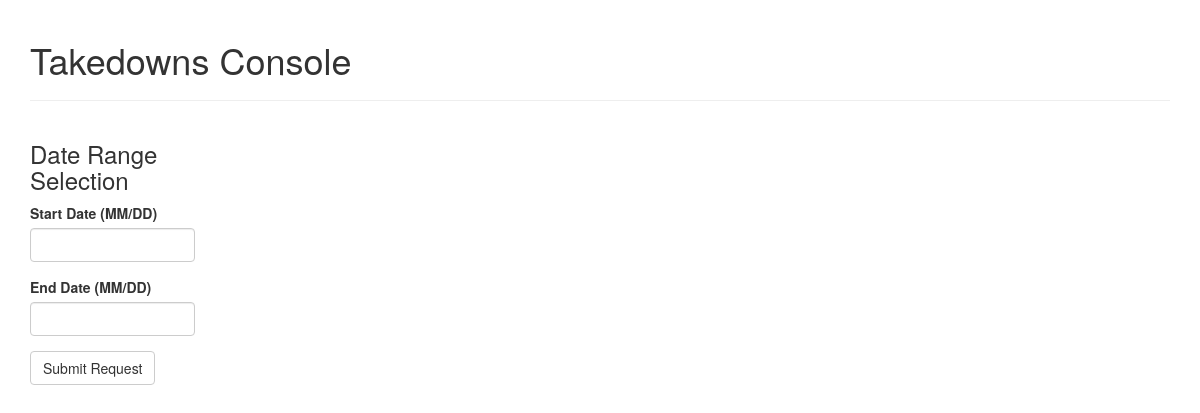
/tdconsole, run on an earlier commit of the app's database.
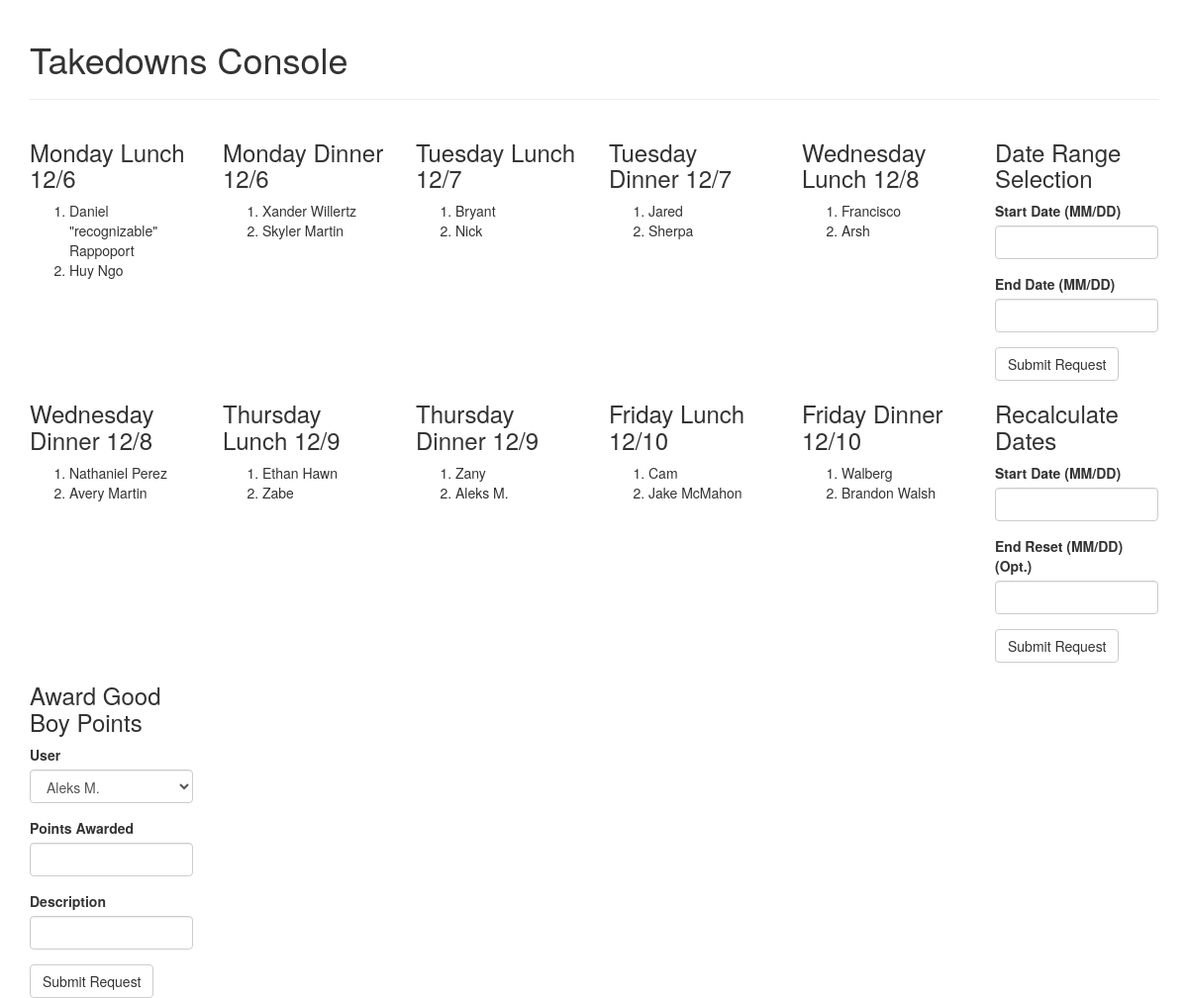
And on a later commit of the database.
### tables this page shows
CREATE TABLE users (
            uid INTEGER PRIMARY KEY AUTOINCREMENT,
            pname TEXT,
            email TEXT UNIQUE,
            newMember INTEGER
        );

### app/routes.py (the view, shortened to what this page needs)
@app.route("/", methods=['POST', 'GET'])
@app.route("/tdconsole", methods=['POST', 'GET'])
def tdconsole():
    dateInput = DateInput()
    solveDates = SolveDateForm()
    gbpf = GoodBoyPointForm()
    utdsf = UpdateTakedownsSheet()
    message = None
    if utdsf.submit.data and utdsf.password.data and utdsf.password.data == "hunter2" and utdsf.validate_on_submit():
        algoSesh.updateTakedowns()
    if "startDate" in request.cookies:
        startDate = request.cookies.get("startDate")
        endDate = request.cookies.get("endDate")
        startDatetime = datetime.datetime.strptime(startDate, "%m/%d/%Y")
        endDatetime = datetime.datetime.strptime(
            endDate, "%m/%d/%Y") + datetime.timedelta(days=1)
        data = algoSesh.getAssignments(startDatetime, endDatetime)
        return render_template("tdconsole.html", utdsf=utdsf, gbpf=gbpf, message=message, dataRows=data, dateInput=dateInput, clearDate=solveDates)
    else:
        startDatetime = datetime.datetime.now() - datetime.timedelta(days=(datetime.datetime.now().weekday()))
        endDatetime = startDatetime + datetime.timedelta(days=40)
        data = algoSesh.getAssignments(startDatetime, endDatetime)
        return render_template("tdconsole.html", utdsf=utdsf, gbpf=gbpf, message=message, dataRows=data, dateInput=dateInput, clearDate=solveDates)

### app/forms.py
class DateInput(FlaskForm):
    startDate = StringField(
        "Start Date (MM/DD)", validators=[DataRequired(), Regexp(r"^[0-9]{2}/[0-9]{2}$")])
    endDate = StringField(
        "End Date (MM/DD)", validators=[DataRequired(), Regexp(r"^[0-9]{2}/[0-9]{2}$")])
    submit = SubmitField("Submit Request")

class SolveDateForm(FlaskForm):
    resetDate = StringField(
        "Start Date (MM/DD)", validators=[DataRequired(), Regexp(r"^[0-9]{2}/[0-9]{2}$")])
    endResetDate = StringField(
        "End Reset (MM/DD) (Opt.)", validators=[Regexp(r"^[0-9]{2}/[0-9]{2}$")])
    submit = SubmitField("Submit Request")

### app/db/__init__.py (called while the page is built)
    def connect(self):
        return sqlite3.connect(PATH)

    def getDates(self, startDate, endDate):  # Working
        conn = self.connect()
        c = conn.cursor()
        ret = [x for x in c.execute("SELECT dateId, tid FROM schedule WHERE date BETWEEN ? AND ?", (startDate, endDate))]
        c.close()
        conn.close()
        return ret

### app/templates/tdconsole.html (shortened to what this page needs)
{% extends "base.html" %}
{% import "bootstrap/wtf.html" as wtf %}
{% block app_content %}
<div class="container">
  <br>
  <h1>Takedowns Console</h1>
  <hr>
  {% for row in dataRows %}
  <div class="row">
    {% for day in row %}
    <div class="col-md-2">
      <h3>{{ day[0] }}</h3>
      <ol>
        {% for as in day[1] %}
        <li>{{ as }}</li>
        {% endfor %}
      </ol>
    </div>
    {% endfor %}
    {% if row == dataRows[0] %}
    <div class="col-md-2">
      <h3>Date Range Selection</h3>
      {{ wtf.quick_form(dateInput) }}
    </div>
    {% endif %}
    {% if row == dataRows[1] %}
    <div class="col-md-2">
      <h3>Recalculate Dates</h3>
      {{ wtf.quick_form(clearDate) }}
    </div>
    {% endif %}
    {% if row == dataRows[2] %}
    <div class="col-md-2">
      <h3>Award Good Boy Points</h3>
      {{ wtf.quick_form(gbpf) }}
    </div>
    {% endif %}
  </div>
  {% endfor %}
</div>
{% endblock %}

What changed in the data, as far as the page shows it:
now on this page (row edited): users: pname "Daniel \"recognizable\" Rappoport", shown under "Monday Lunch 12/6"
now on this page (row edited): users: pname "Huy Ngo", shown under "Monday Lunch 12/6"
added users: pname "Xander Willertz", shown under "Monday Dinner 12/6"
added users: pname "Skyler Martin", shown under "Monday Dinner 12/6"
added users: pname "Bryant", shown under "Tuesday Lunch 12/7"
added users: pname "Nick", shown under "Tuesday Lunch 12/7"
added users: pname "Jared", shown under "Tuesday Dinner 12/7"
now on this page (row edited): users: pname "Sherpa", shown under "Tuesday Dinner 12/7"
added users: pname "Francisco", shown under "Wednesday Lunch 12/8"
now on this page (row edited): users: pname "Arsh", shown under "Wednesday Lunch 12/8"
now on this page (row edited): users: pname "Nathaniel Perez", shown under "Wednesday Dinner 12/8"
now on this page (row edited): users: pname "Avery Martin", shown under "Wednesday Dinner 12/8"
now on this page (row edited): users: pname "Ethan Hawn", shown under "Thursday Lunch 12/9"
now on this page (row edited): users: pname "Zabe", shown under "Thursday Lunch 12/9"
added users: pname "Zany", shown under "Thursday Dinner 12/9"
now on this page (row edited): users: pname "Aleks M.", shown under "Thursday Dinner 12/9"
now on this page (row edited): users: pname "Cam", shown under "Friday Lunch 12/10"
now on this page (row edited): users: pname "Jake McMahon", shown under "Friday Lunch 12/10"
now on this page (row edited): users: pname "Walberg", shown under "Friday Dinner 12/10"
now on this page (row edited): users: pname "Brandon Walsh", shown under "Friday Dinner 12/10"
Also different on the page:
new list line: "Monday Lunch 12/6 Monday Dinner 12/6 Tuesday Lunch 12/7 Tuesday Dinner 12/7 Wednesday Lunch 12/8"
new list line: "Wednesday Dinner 12/8 Thursday Lunch 12/9 Thursday Dinner 12/9 Friday Lunch 12/10 Friday Dinner 12/10 Recalculate Dates Start Date (MM/DD) End Reset (MM/DD) (Opt.)   Submit Request"
new list line: "Award Good Boy Points User Points Awarded Description Aleks M.   Submit Request"
